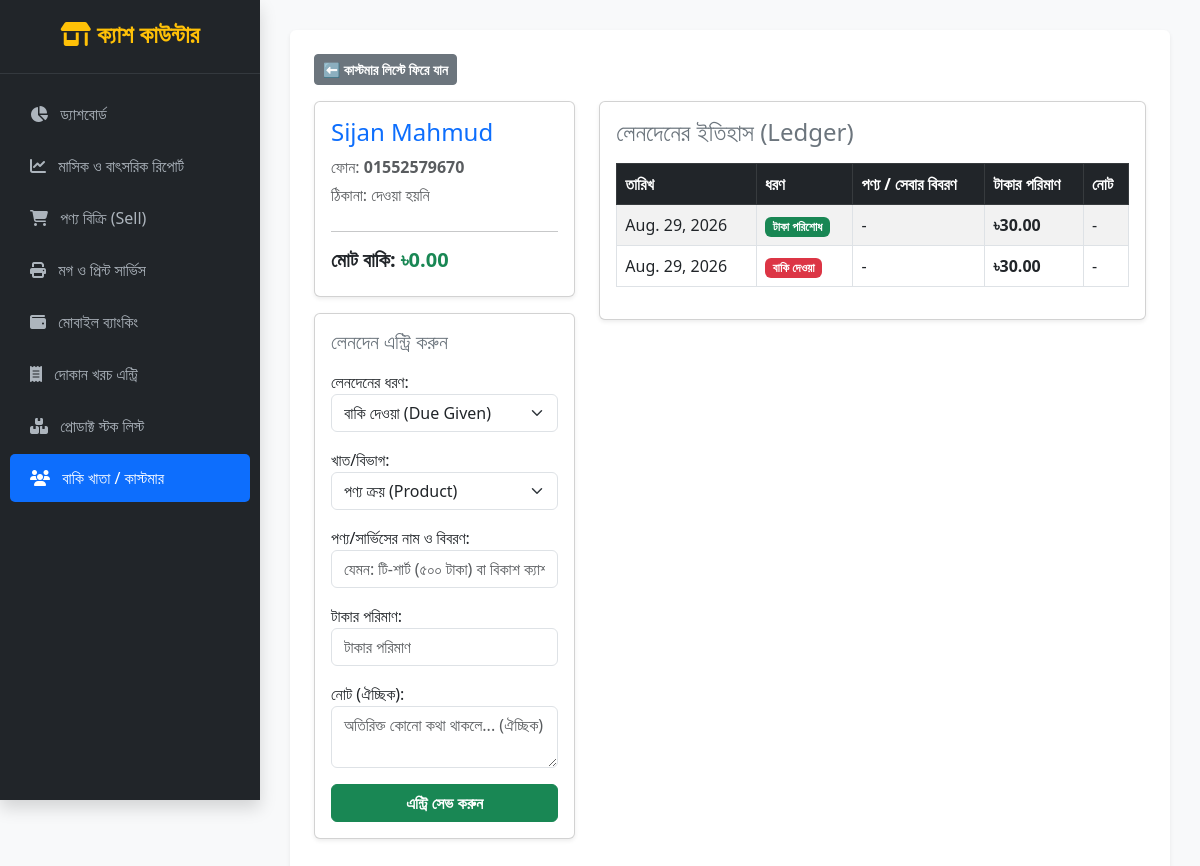
The app's page /customer/1/ with its own data.
### shop/models.py (models this page shows, shortened)
class Customer(models.Model):
    name = models.CharField(max_length=100, verbose_name="কাস্টমারের নাম")
    phone = models.CharField(max_length=15, blank=True, null=True, verbose_name="মোবাইল নম্বর (ঐচ্ছিক)")
    created_at = models.DateField(auto_now_add=True, verbose_name="যোগের তারিখ")
    @property
    def total_due(self):
        transactions = self.customertransaction_set.all()
        total_given = sum(t.amount for t in transactions if t.trans_type == 'due_given')
        total_paid = sum(t.amount for t in transactions if t.trans_type == 'due_paid')
        return total_given - total_paid

class CustomerTransaction(models.Model):
    TRANS_TYPES = (
        ('due_given', 'বাকি দেওয়া (Due Given)'),
        ('due_paid', 'টাকা পরিশোধ (Paid)'),
    )
    CATEGORY_TYPES = (
        ('Product', 'পণ্য ক্রয় (Product)'),
        ('Printing', 'প্রিন্টিং সার্ভিস (Printing)'),
        ('MFS', 'মোবাইল ব্যাংকিং (MFS)'),
        ('Other', 'অন্যান্য (Other)'),
    )
    customer = models.ForeignKey(Customer, on_delete=models.CASCADE, verbose_name="কাস্টমার")
    trans_type = models.CharField(max_length=20, choices=TRANS_TYPES, default='due_given', verbose_name="লেনদেনের ধরণ")
    category = models.CharField(max_length=20, choices=CATEGORY_TYPES, default='Product', verbose_name="খাত/বিভাগ")
    item_details = models.CharField(max_length=250, verbose_name="পণ্য/সার্ভিসের নাম ও বিবরণ")
    amount = models.DecimalField(max_digits=10, decimal_places=2, verbose_name="টাকার পরিমাণ")
    note = models.TextField(blank=True, null=True, verbose_name="নোট (ঐচ্ছিক)")
    created_at = models.DateField(auto_now_add=True, verbose_name="তারিখ")

### shop/views.py (the view, shortened to what this page needs)
# urls.py: path('customer/<int:pk>/', views.customer_detail, name='customer_detail'),
def customer_detail(request, pk):
    customer = get_object_or_404(Customer, pk=pk)
    transactions = customer.customertransaction_set.all().order_by('-created_at', '-id')
    form = CustomerTransactionForm()
    context = {
        'customer': customer,
        'transactions': transactions,
        'form': form,
    }
    return render(request, 'shop/customer_detail.html', context)

### shop/forms.py
class CustomerTransactionForm(forms.ModelForm):
    class Meta:
        model = CustomerTransaction
        fields = ['trans_type', 'category', 'item_details', 'amount', 'note']
        widgets = {
            'trans_type': forms.Select(attrs={'class': 'form-select'}),
            'category': forms.Select(attrs={'class': 'form-select'}),
            'item_details': forms.TextInput(attrs={'class': 'form-control', 'placeholder': 'যেমন: টি-শার্ট (৫০০ টাকা) বা বিকাশ ক্যাশআউট'}),
            'amount': forms.NumberInput(attrs={'class': 'form-control', 'placeholder': 'টাকার পরিমাণ'}),
            'note': forms.Textarea(attrs={'class': 'form-control', 'rows': 2, 'placeholder': 'অতিরিক্ত কোনো কথা থাকলে... (ঐচ্ছিক)'}),
        }

### shop/templates/shop/customer_detail.html (shortened to what this page needs)
{% extends 'shop/base.html' %}
{% block content %}
<div class="mb-3">
    <a href="{% url 'customer_list' %}" class="btn btn-secondary btn-sm fw-bold">⬅ কাস্টমার লিস্টে ফিরে যান</a>
</div>
<div class="row">
    <div class="col-md-4 mb-4">
        <div class="card shadow-sm p-3 mb-3">
            <h4 class="text-primary">{{ customer.name }}</h4>
            <p class="mb-1 text-muted">ফোন: <strong>{{ customer.phone|default:"দেওয়া হয়নি" }}</strong></p>
            <p class="mb-2 text-muted">ঠিকানা: {{ customer.address|default:"দেওয়া হয়নি" }}</p>
            <hr>
            <h5 class="fw-bold">মোট বাকি:
                <span class="{% if customer.total_due > 0 %}text-danger{% else %}text-success{% endif %}">
                    ৳{{ customer.total_due }}
                </span>
            </h5>
        </div>
        <div class="card shadow-sm p-3">
            <h5 class="text-secondary mb-3">লেনদেন এন্ট্রি করুন</h5>
            <form method="POST">
                {{ form.as_p }}
                <button type="submit" class="btn btn-success w-100 fw-bold">এন্ট্রি সেভ করুন</button>
            </form>
        </div>
    </div>
    <div class="col-md-8">
        <div class="card shadow-sm p-3">
            <h4 class="text-secondary mb-3">লেনদেনের ইতিহাস (Ledger)</h4>
            <div class="table-responsive">
                <table class="table table-bordered table-striped align-middle">
                    <thead class="table-dark">
                        <tr>
                            <th>তারিখ</th>
                            <th>ধরণ</th>
                            <th>পণ্য / সেবার বিবরণ</th>
                            <th>টাকার পরিমাণ</th>
                            <th>নোট</th>
                        </tr>
                    </thead>
                    <tbody>
                        {% for t in transactions %}
                        <tr>
                            <td>{{ t.created_at }}</td>
                            <td>
                                {% if t.trans_type == 'due_given' %}
                                    <span class="badge bg-danger">বাকি দেওয়া</span>
                                {% else %}
                                    <span class="badge bg-success">টাকা পরিশোধ</span>
                                {% endif %}
                            </td>
                            <td>{{ t.item_name|default:"-" }}</td>
                            <td class="fw-bold">৳{{ t.amount }}</td>
                            <td>{{ t.note|default:"-" }}</td>
                        </tr>
                        {% empty %}
                        <tr>
                            <td colspan="5" class="text-center text-muted">কোনো লেনদেন রেকর্ড করা হয়নি।</td>
                        </tr>
                        {% endfor %}
                    </tbody>
                </table>
            </div>
        </div>
    </div>
</div>
{% endblock %}

### shop/templates/shop/base.html (style rules this page uses)
body { background-color: #f8f9fa; }

### records on screen
Customer: name "Sijan Mahmud", phone "01552579670", total_due "0.00"
CustomerTransaction: created_at "Aug. 29, 2026", shows "টাকা পরিশোধ", item_name "-", amount "30.00", note "-"
CustomerTransaction: created_at "Aug. 29, 2026", shows "বাকি দেওয়া", item_name "-", amount "30.00", note "-"

### other values on screen
{{ customer.address|default:"দেওয়া হয়নি" }} "দেওয়া হয়নি"
